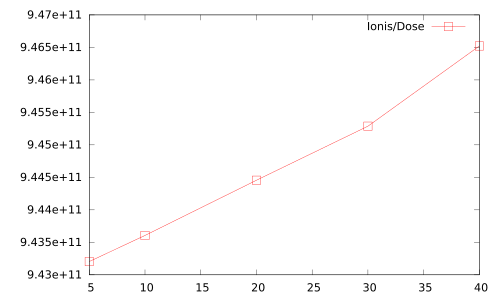

Recreate this plot in gnuplot.

set term pdf
set out 'dist.pdf'

plot 'dist.txt' u 1:($3/$2) w linesp pt 4 ti 'Ionis/Dose'
plot 'dist.txt' u 1:($4/$2) w linesp pt 4 ti 'Dissoc/Dose'
plot 'dist.txt' u 1:($5/$2) w linesp pt 4 ti 'Elast/Dose'
plot 'dist.txt' u 1:($6/$2) w linesp pt 4 ti 'Rotat/Dose'
plot 'dist.txt' u 1:($7/$2) w linesp pt 4 ti 'Excit/Dose'
plot 'dist.txt' u 1:($8/$2) w linesp pt 4 ti 'Vibrat/Dose'
plot 'dist.txt' u 1:($9/$2) w linesp pt 4 ti 'Attach/Dose'
